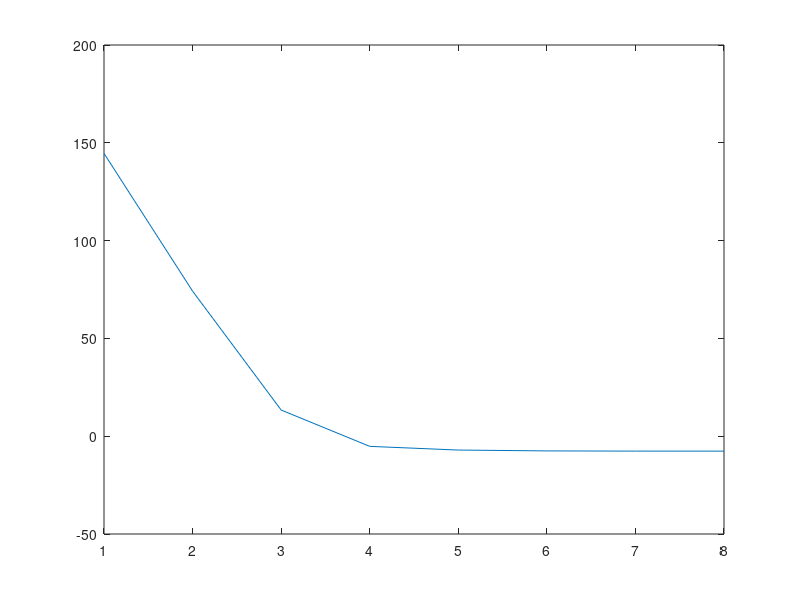
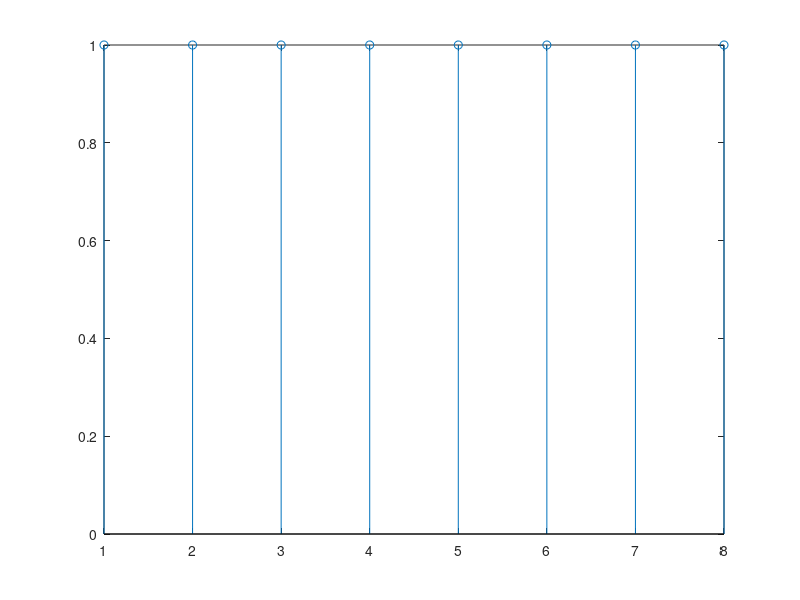
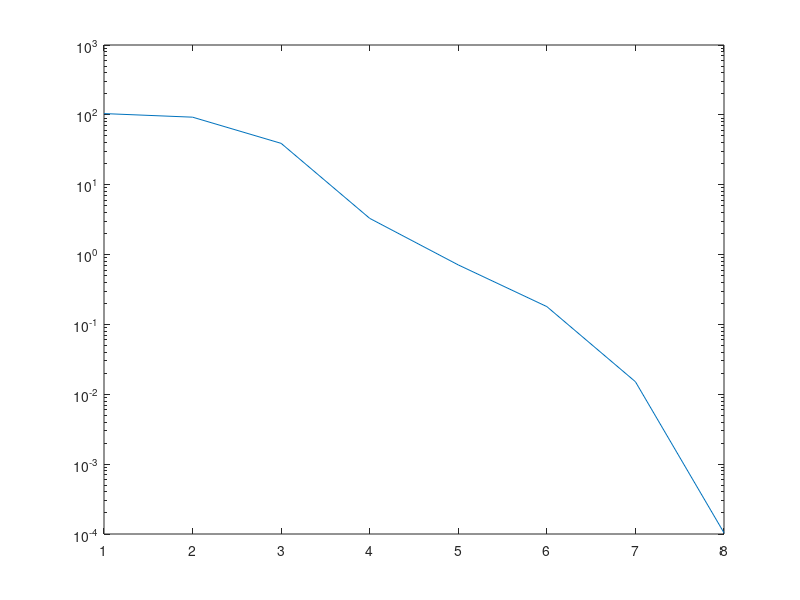

These charts were generated, in order, by the following MATLAB code:
function [] = newtonDescent()
    n = 100;
    m = 200;
    randn('state',1);
    A=randn(m,n);
    alpha = .01;
    beta = .5;
    f_vals = [];
    iter_vals = [];
    eta_vals = [];
    step_vals = [];
    eta = 0.00001;
    
    x = randn(n,1)*.001;
    while(~dom(x,A))
        x = randn(n,1)*.001;
    end
    grad_x = grad(x,A);
    hess_x_inv = pinv(hess(x,A));
    maxIter = 1000;
    iter = 1;
    lambdaSquare = grad_x'*hess_x_inv*grad_x;
    while(lambdaSquare/2 > eta && iter<maxIter)
        direction = -hess_x_inv*grad_x;
        t = 1;
        iter_vals = [iter_vals;iter];
        f_vals = [f_vals;f(x,A)-(-144.6979)];
        eta_vals = [eta_vals;lambdaSquare];
        
        while(~dom(x+t*direction,A))
                t = beta*t;
        end
        while(f(x+t*direction,A) > f(x,A) + alpha*t*grad_x'*direction)
            t = beta*t;
        end
        step_vals = [step_vals;t];
        x = x+t*direction;
        grad_x = grad(x,A);
        hess_x_inv = pinv(hess(x,A));
        iter = iter+1;
        lambdaSquare = grad_x'*hess_x_inv*grad_x;
    end
    figure(1)
    plot(iter_vals,f_vals)
    figure(2)
    stem(iter_vals,step_vals)
    figure(3)
    semilogy(iter_vals,eta_vals)
    f(x,A)
end
function [] = gradDescent()
    n = 100;
    m = 200;
    randn('state',1);
    A=randn(m,n);
    alpha = .01;
    beta = .5;
    x = randn(n,1)*.001;
    f_vals = [];
    iter_vals = [];
    eta_vals = [];
    step_vals = [];
    while(~dom(x,A))
        x = randn(n,1)*.001;
    end
    eta = 0.00001;
    grad_x = grad(x,A);
    
    maxIter = 1000;
    iter = 1;
    
    while(grad_x'*grad_x > eta && iter<maxIter)
        direction = -grad_x;
        t = 1;
        iter_vals = [iter_vals;iter];
        f_vals = [f_vals;f(x,A)];
        eta_vals = [eta_vals;grad_x'*grad_x];
        
        while(~dom(x+t*direction,A))
                t = beta*t;
        end
        while(f(x+t*direction,A) > f(x,A) + alpha*t*grad_x'*direction)
            t = beta*t;
        end
        step_vals = [step_vals;t];
        x = x+t*direction;
        grad_x = grad(x,A);
        iter = iter+1;
    end
    figure(1)
    plot(iter_vals,f_vals)
    figure(2)
    stem(iter_vals,step_vals)
    figure(3)
    semilogy(iter_vals,eta_vals)
end
function [f_x] = f(x,A)
    f_x = -sum(log(1-(A*x))) - sum(log(1-x.*x));
end
function [grad_x] = grad(x,A)
    grad_x = sum(diag((1./(1-A*x)))*A)' + 2*x./(1-x.^2);
end
function [hess_x] = hess(x,A)
    hess_x = (diag((1./(1-A*x)))*A)'*(diag((1./(1-A*x)))*A) + diag(2*(1+x.^2)./(1-x.^2).^2);
    %d = 1./(1-A*x);
    %hess_x = A'*diag(d.^2)*A + diag(1./(1+x).^2 + 1./(1-x).^2);
end
function [condition] = dom(x,A)
    condition = 0;
    if(sum(abs(x)<1) == length(x))
        if(sum(A*x<=1) == size(A,1))
            condition = 1;
        end
    end
end

        